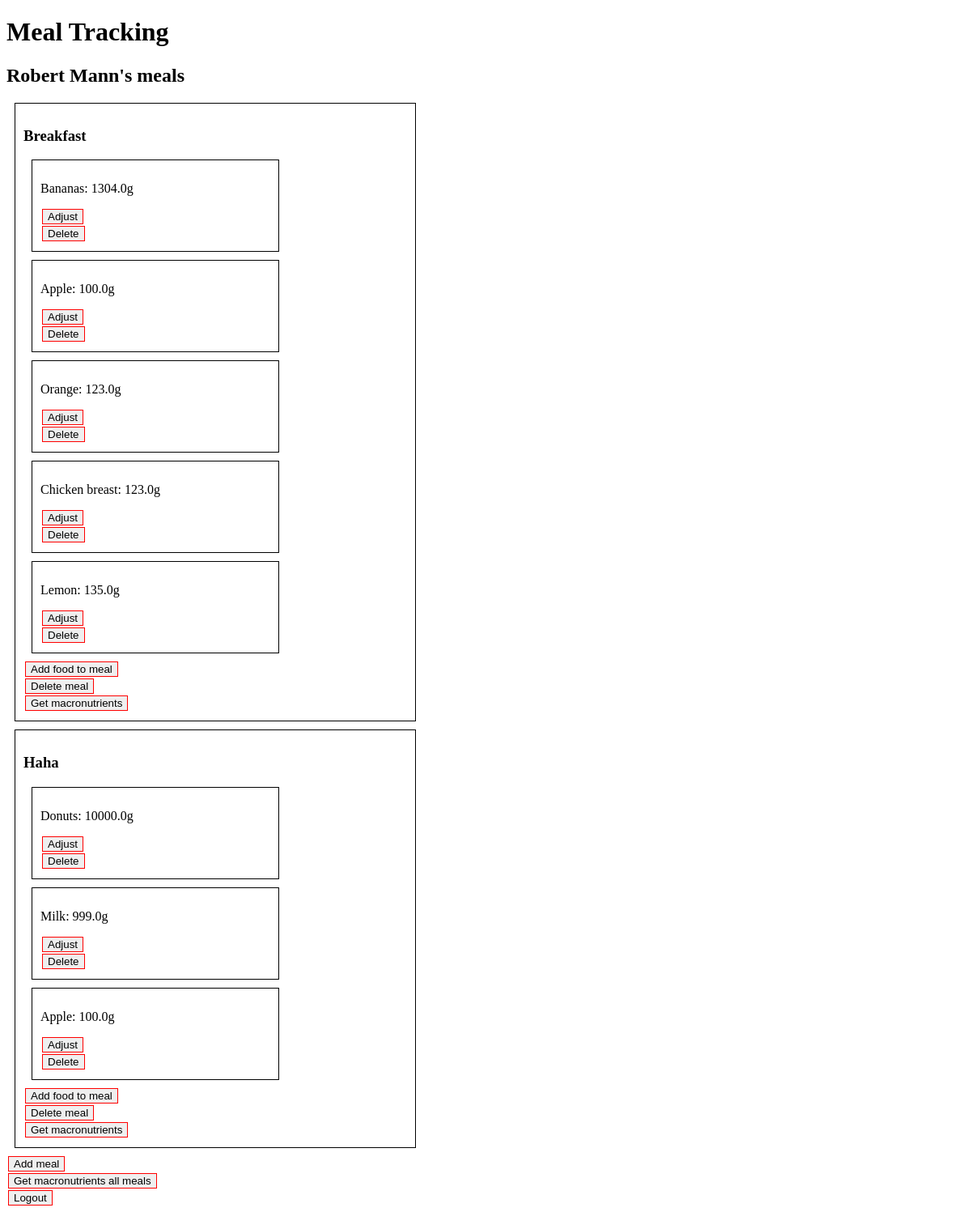
Page /users/2 (signed in) on the committed database.
### models.py (models this page shows)
class User(db.Model, UserMixin):
    id = mapped_column(Integer, primary_key=True)
    name = mapped_column(String(200), nullable=False, unique=True)
    phone = mapped_column(String(20), nullable=False)
    height = mapped_column(Float, nullable=False)
    weight = mapped_column(Float, nullable=False)
    gender = mapped_column(String(20), nullable=False)
    age = mapped_column(Integer, nullable=False)
    tdee = mapped_column(Float, nullable=True, default=2000)
    password = mapped_column(String(200), nullable=False)
    meals = relationship("Meal")
    def getTotalMacros(self):
        fat = 0
        protein = 0
        carbs = 0
        calories = 0
        for each in self.meals:
            macros = each.getMacros()
            fat += macros["fat"]
            protein += macros["protein"]
            carbs += macros["carbs"]
            calories += macros["calories"]
        return {"fat": fat, "protein": protein, "carbs": carbs, "calories": calories}

class Meal(db.Model):
    id = mapped_column(Integer, primary_key=True)
    user_id = mapped_column(Integer, ForeignKey(User.id), nullable=False)
    name = mapped_column(String(200), nullable=False)
    user = relationship("User", back_populates="meals")
    foodlist = relationship("FoodMeal", back_populates="meal")
    def getMacros(self):
        fat = 0
        protein = 0
        carbs = 0
        calories = 0
        for each in self.foodlist:
            food = each.food
            fat += food.fat * each.amount/100
            protein += food.protein * each.amount/100
            carbs += food.carbs * each.amount/100
            calories += food.calories * each.amount/100
        return {"fat": fat, "protein": protein, "carbs": carbs, "calories": calories}

class FoodMeal(db.Model):
    id = mapped_column(Integer, primary_key=True)
    meal_id = mapped_column(Integer, ForeignKey(Meal.id), nullable=False)
    food_id = mapped_column(Integer, ForeignKey(Food.id), nullable=False)
    amount = mapped_column(Float, nullable=False)
    meal = relationship("Meal")
    food = relationship("Food")

class Food(db.Model):
    id = mapped_column(Integer, primary_key=True)
    name = mapped_column(String(200), nullable=False, unique=True)
    calories = mapped_column(Float, nullable=False)
    protein = mapped_column(Float, nullable=False)
    carbs = mapped_column(Float, nullable=False)
    fat = mapped_column(Float, nullable=False)
    def toDict(self):
        return {"id": self.id, "name": self.name, "calories": self.calories, "protein": self.protein, "fat": self.fat, "carbs": self.carbs}

### app.py (the view)
@app.route("/users/<int:user_id>")
@login_required
def user_info(user_id):
    statement = select(User).where(User.id == user_id)
    records = db.session.execute(statement)
    data = records.scalars().first()
    food_list = Food.query.all()
    food_list_dict = [each.toDict() for each in food_list]
    return render_template("user_info.html", user = data, food_list = food_list, food_list_dict = food_list_dict)

### app.py (called while the page is built)
@login_manager.user_loader
def load_user(user_id):
    return db.get_or_404(User, user_id)

### templates/user_info.html (shortened to what this page needs)
{% extends "base.html" %}
{% block content %}
<h2> {{ user.name }}'s meals</h2>
    {% for each in user.meals %}
        <div class="mealInfo">
            <h3>{{ each.name }}</h3>
            {% for food in each.foodlist %}
                <div class="foodMealInfo">
                    <p>{{ food.food.name }}: {{ food.amount }}g</p>
                    <button type="button" onclick="displayNextElement(this)"> Adjust </button>
                    <form
                    action="{{ url_for('delete_foodmeal',
                                        user_id=user.id,
                                        food_id=food.id) }}"
                    method="post">
                        <button type="submit">Delete</button>
                    </form>
                </div>
            {% endfor %}
            <button type="button" onclick="displayNextElement(this)"> Add food to meal </button>
            <form
            action="{{ url_for('delete_meal',
                                user_id=user.id,
                                meal_id=each.id)}}"
            method="post">
                <button type="submit">Delete meal</button>
            </form>
            <button type="button" onclick="displayNextElement(this)"> Get macronutrients </button>
        </div>
    {% endfor %}
    <button type="button" style="display: block;"
    onclick="displayNextElement(this)"> Add meal </button>
    <button type="button" onclick="displayNextElement(this)"> Get macronutrients all meals </button>
    <form
    action="{{ url_for('logout',
                        user_id=user.id)}}"
    method="post">
        <button type="submit"> Logout </button>
    </form>
{% endblock %}

### static/style.css (style rules this page uses)
button { display: block; margin: 2px; border: 1px solid red; }
.formNeedInput, .mealInfo, .foodMealInfo, span { border: 1px solid black; padding: 10px; width: 40%; margin: 10px; }
div { margin: 10px; padding: 5px; }
.foodMealInfo { width: 60%; }

### rows in the picture
User: name "Robert Mann"
Meal: name "Breakfast"
FoodMeal: food.name "Bananas", amount "1304.0"
FoodMeal: food.name "Apple", amount "100.0"
FoodMeal: food.name "Orange", amount "123.0"
FoodMeal: food.name "Chicken breast", amount "123.0"
FoodMeal: food.name "Lemon", amount "135.0"
Meal: name "Haha"
FoodMeal: food.name "Donuts", amount "10000.0"
FoodMeal: food.name "Milk", amount "999.0"
FoodMeal: food.name "Apple", amount "100.0"
